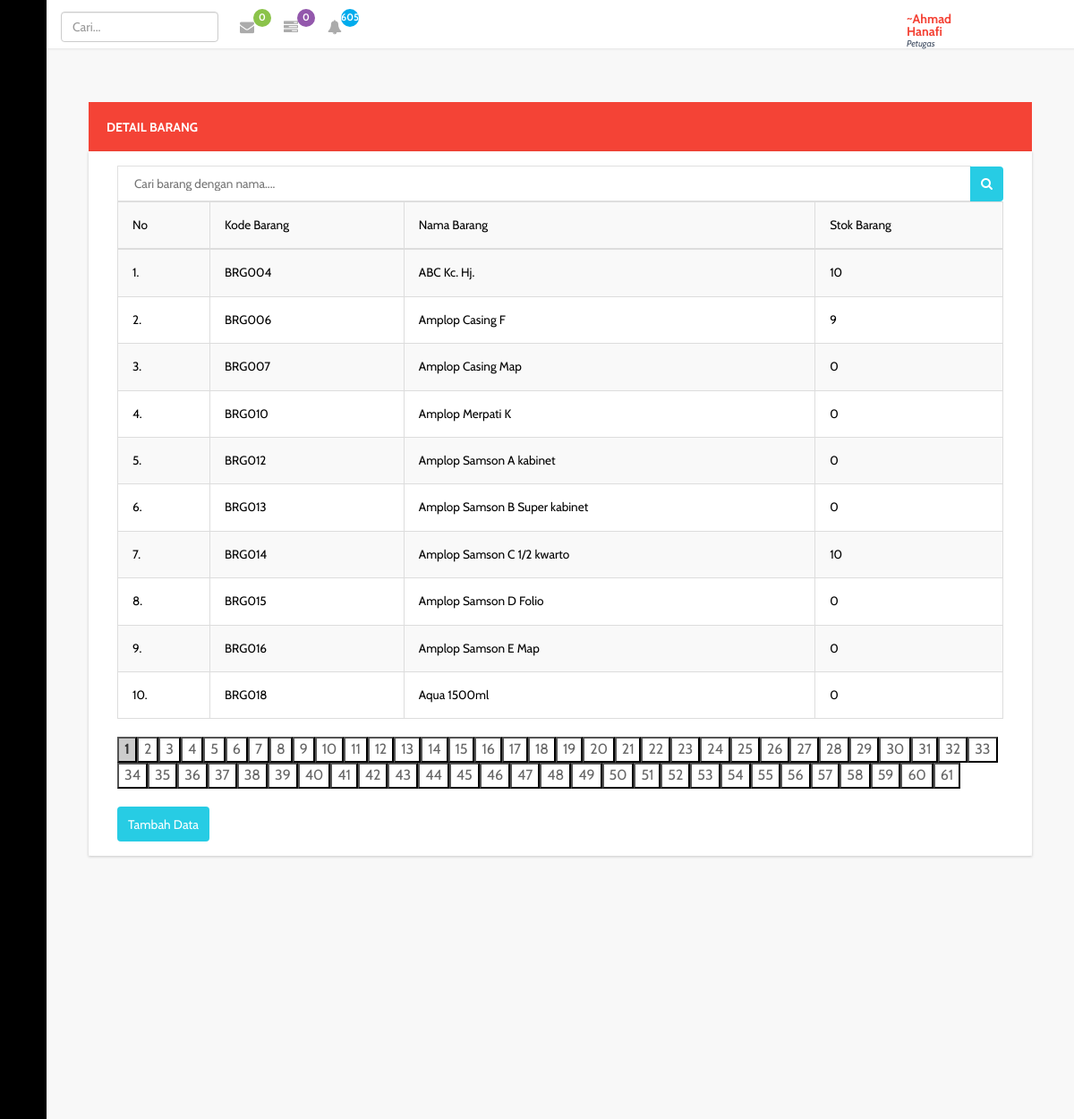
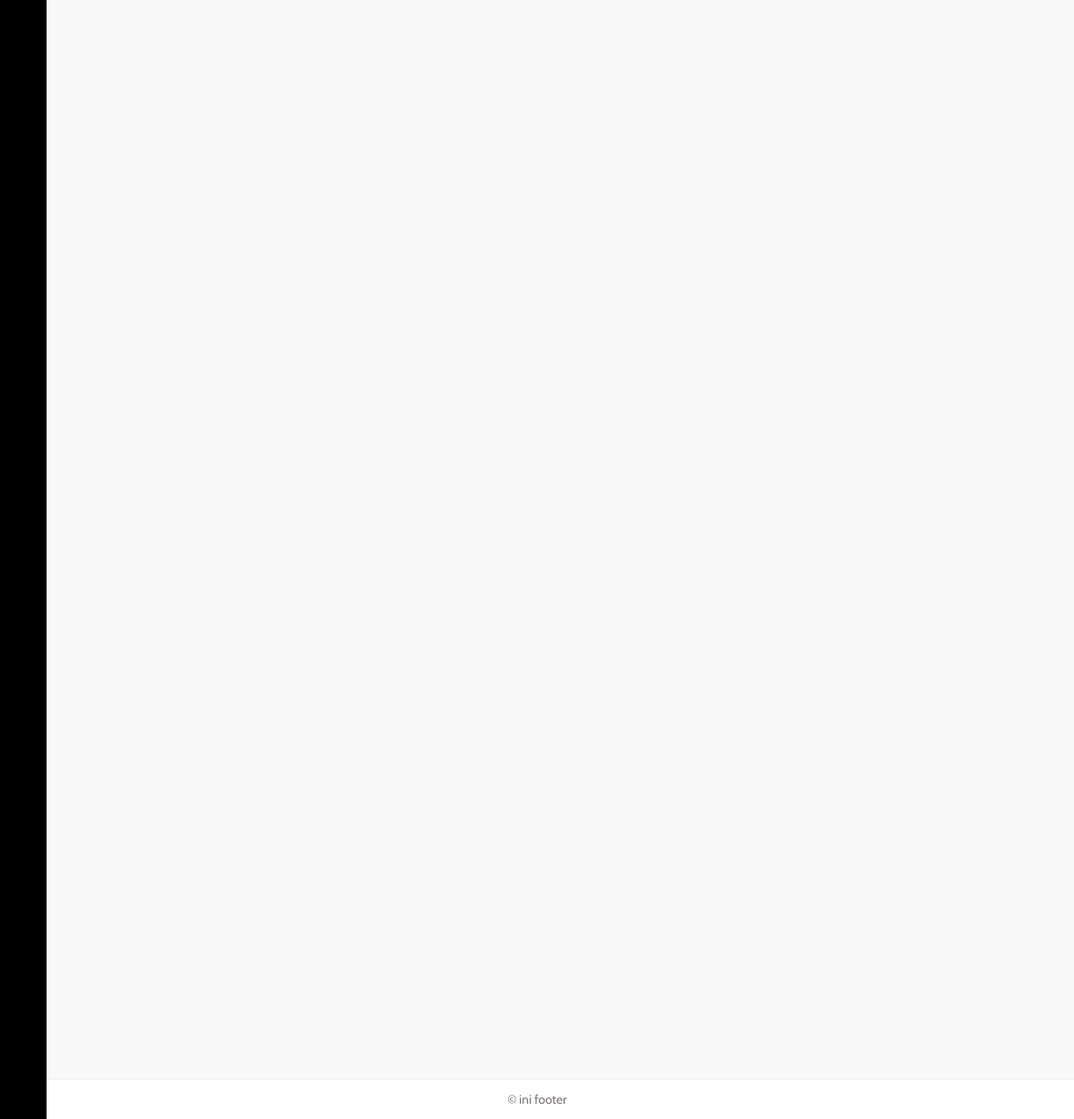
Screenshot of /officer/index.php?page=udtbarangstk (signed in) with the database file from the repository (2 pictures, top to bottom).
### tables this page shows
CREATE TABLE `user` (
  `id_ptgs` varchar(20) NOT NULL,
  `nm_ptgs` varchar(20) NOT NULL,
  `jk` char(1) NOT NULL,
  `passwd` varchar(255) NOT NULL,
  `almt` varchar(255) NOT NULL,
  `no_tlp` varchar(13) NOT NULL,
  `lvl` int(11) NOT NULL
);

CREATE TABLE `tb_brg` (
  `kd_brg` varchar(30) NOT NULL,
  `nm_brg` varchar(30) NOT NULL,
  `hrg_bli` int(11) NOT NULL,
  `hrg_jwl` int(11) NOT NULL,
  `stk` int(11) NOT NULL,
  `expr` date NOT NULL,
  `status` int(11) NOT NULL
);

### models/m_dttrans.php (called while the page is built, shortened)
<?php
class TransMasuk {
	private $mysqli;
	function __construct($conn) {
		$this->mysqli = $conn;
	}
	public function tampilnot () {
		$db = $this->mysqli->conn;
		$sql = "SELECT transbrg_msk.transbrg_msk, transbrg_msk.hrg, transbrg_msk.jmlh, transbrg_msk.jmlhesc,  transbrg_msk.satuan, transbrg_msk.expr, tb_brg.kd_brg, tb_brg.nm_brg, trans_msk.nm_supp, trans_msk.almtsupp, trans_msk.tlpsup, datediff(current_date(), transbrg_msk.expr) as selisih FROM transbrg_msk INNER JOIN trans_msk on transbrg_msk.transmsk=trans_msk.transmsk JOIN tb_brg ON transbrg_msk.kd_brg=tb_brg.kd_brg WHERE datediff(current_date(), transbrg_msk.expr) >= -7 and datediff(current_date(), transbrg_msk.expr) <=7 and transbrg_msk.jmlhesc > 0";
		$query = $db->query($sql) or die ($db->error);
		return $query;
	}
}
?>

### models/m_trans.php (called while the page is built, shortened)
<?php
class Trans {
	private $mysqli;
	function __construct($conn) {
		$this->mysqli = $conn;
	}
	public function tampilnot ($id = null) {
		$db = $this->mysqli->conn;
		$sql = "SELECT `transmsk`,`nm_supp`,`almtsupp`,`tlpsup`,`tottrans`,`byr`,`tempo`,`tgltrans`, datediff(current_date(), tempo) as selisih FROM `trans_msk` WHERE byr='Piutang' AND tempo >= current_date()";
		$query = $db->query($sql) or die ($db->error);
		return $query;
	}
}
?>

### models/m_barang.php (called while the page is built, shortened)
<?php
class Barang {
	private $mysqli;
	function __construct($conn) {
		$this->mysqli = $conn;
	}
	public function tampilnotv2 ($istk) {
		$db = $this->mysqli->conn;
		$sql = "SELECT * FROM tb_brg";
		if ($istk != null) {
		$sql .= " WHERE stk <= $istk";
		}
		$query = $db->query($sql) or die ($db->error);
		return $query;
	}
	public function tampilnotv2limit ($istk,$posisi,$batas) {
		$db = $this->mysqli->conn;
		$sql = "SELECT * FROM tb_brg";
		if ($istk != null) {
		$sql .= " WHERE stk <= $istk LIMIT $posisi, $batas";
		}
		$query = $db->query($sql) or die ($db->error);
		return $query;
	}
}
?>

### views/udtbarangstk.php (the view, shortened to what this page needs)
<?php
$brg = new Barang($connection);
?>
<div class="graphs">
	<div class="col-lg-12">
		<div class="panel panel-warning" data-widget="{&quot;draggable&quot;: &quot;false&quot;}" data-widget-static="">
			<div class="panel-heading">
				<h2>Detail Barang</h2>
			</div>
			<div class="panel-body no-padding" style="display: block;">
				<form action="" method="POST">
								<div class="input-group input-group-ind">
									<input type="text" name="caribrg" class="form-control1 input-search" placeholder="Cari barang dengan nama....">
									<span class="input-group-btn">
										<button class="btn btn-success" name="btncari" type="submit"><i class="fa fa-search icon-ser"></i></button>
									</span>
								</div>
							</form>
				<div class="table-responsive">
					<table class="table table-bordered table-hover table-striped">
						<tr>
							<td>No</td>
							<td>Kode Barang</td>
							<td>Nama Barang</td>
							<td>Stok Barang</td>
						</tr>
						<tbody id="carit">
						<?php
						$batas=10;
						$istk=10;
						$hal=@$_GET['hal'];
						if(empty($hal)){
							$posisi = 0;
							$hal = 1;
						} else {
							$posisi = ($hal - 1)* $batas;
						}
						$no = $posisi +1;
						if(isset($_POST['btncari'])){
							$cari = $_POST['caribrg'];
							$tampil = $brg->tampilnotv2limitcari($istk,$cari);
						}else{
						$tampil = $brg->tampilnotv2limit($istk,$posisi,$batas);
					    }
						while($data = $tampil->fetch_object()){
							?>
							<tr>
								<td><?php echo $no++."."; ?></td>
								<td><?php echo $data->kd_brg; ?></td>
								<td><?php echo $data->nm_brg; ?></td>
								<td><?php echo $data->stk; ?></td>
							</tr>
							<?php
						}
						?>
						</tbody>
					</table>
				</div>
				<div class="pagination">
					<?php
					$baris=$brg->tampilnotv2($istk);
					$jml=mysqli_num_rows($baris);
					$jml_hal = ceil($jml/$batas);
					for ($i=1; $i<=$jml_hal ; $i++){
						if($i != $hal){
							echo "<a href='?page=dtbarangstk&hal=$i'><button style='background-color:#fff; border:1px solid:#666; color:#666'>$i</button></a>";
						}else{
							echo "<button style='background-color:#ccc; border:1px solid:#000;'><b>$i</b></button></a>";
						}
					} ?>
				</div>
				<button type="button" class="btn btn-success" data-toggle="modal" data-target="#tambah">Tambah Data</button>
			</div>
		</div>
	</div>
</div>

### officer/index.php (shortened to what this page needs)
<?php
require_once('../config/_koneksi.php');
include "../models/m_barang.php";
include "../models/m_dttrans.php";
include "../models/m_trans.php";
$connection = new Database ($host, $user, $pass, $database);
$brgs = new Barang($connection);
$Transins = new TransMasuk($connection);
$Mskcek = new Trans($connection);
?>
<!DOCTYPE HTML>
<html>
<head>
	<link href="../assets/css/bootstrap.min.css" rel='stylesheet' type='text/css' />
	<link href="../assets/css/style.css" rel='stylesheet' type='text/css' />
	<link href="../assets/css/font-awesome.css" rel="stylesheet">
	<link rel="stylesheet" href="../assets/css/icon-font.min.css" type='text/css' />
	<link href="../assets/css/animate.css" rel="stylesheet" type="text/css" media="all">
</head>
<body class="sticky-header left-side-collapsed" onload="initMap()">
	<section>
		<div class="left-side sticky-left-side">
			<div class="logo-icon text-center">
				<a href="?page=dashboard"><i class="lnr lnr-home"></i> </a>
			</div>
			<div class="left-side-inner">
				<ul class="nav nav-pills nav-stacked custom-nav">
					<li class="menu-list">
						<a href="#"><i class="lnr lnr-cart"></i>
							<span>Pemasukan</span></a>
						</li>
						<li class="menu-list">
							<a href="#"><i class="lnr lnr-upload"></i>
								<span>Pengeluaran</span></a>
							</li>
							<li class="menu-list"><a href="#"><i class="lnr lnr-book"></i> <span>Barang</span></a>
							</li>
						</ul>
					</div>
				</div>
				<div class="main-content main-content2 main-content2copy">
					<div class="header-section">
						<div class="menu-right">
							<div class="user-panel-top">
								<div class="profile_details_left">
									<ul class="nofitications-dropdown">
										<li class="login_box" id="loginContainer">
														<input class="form-control" placeholder="Cari..." type="text" id="cari">
										</li>
										<li class="dropdown">
											<a href="#" class="dropdown-toggle" data-toggle="dropdown" aria-expanded="false">
												<?php
												$pesans = $Transins->tampilnot();
												$cekin = mysqli_num_rows($pesans);
												?>
												<i class="fa fa-envelope"></i><span class="badge"><?php echo $cekin; ?></span></a>
											</li>
											<li class="dropdown">
												<a href="#" class="dropdown-toggle" data-toggle="dropdown" aria-expanded="false">
													<?php
													$tampilutng = $Mskcek->tampilnot();
													$cekutng = mysqli_num_rows($tampilutng);
													?>
													<i class="fa fa-tasks"></i><span class="badge blue1"><?php echo $cekutng; ?></span></a>
												</li>
												<li class="dropdown">
													<a href="#" class="dropdown-toggle" data-toggle="dropdown" aria-expanded="false">
														<?php
														$istk=10;
														$tampils = $brgs->tampilnotv2($istk);
														$cekbrgs = mysqli_num_rows($tampils);
														?>
														<i class="fa fa-bell"></i><span class="badge blue"><?php echo $cekbrgs; ?></span></a>
													</li>
												</ul>
											</div>
											<div class="profile_details">
												<ul>
													<li class="dropdown profile_details_drop">
														<a href="#" class="dropdown-toggle" data-toggle="dropdown" aria-expanded="false">
															<div class="profile_img">
																<span style="background:url(../assets/images/149071v2j.png) no-repeat center"> </span>
																<div class="user-name">
																	<?php
																	$u=$_SESSION['username'];
																	$db=mysqli_connect($host,$user,$pass,$database);
																	$sql = "SELECT * FROM user WHERE id_ptgs='$u'";
																	$result=mysqli_query($db,$sql);
																	$row = mysqli_fetch_array($result,MYSQLI_ASSOC);
																	?>
																	<p><?php echo "~".$row['nm_ptgs']?><span>Petugas</span></p>
																</div>
																<i class="lnr lnr-chevron-down"></i>
																<div class="clearfix"></div>
															</div>
														</a>
													</li>
													<div class="clearfix"> </div>
												</ul>
											</div>
					<div class="clearfix"></div>
				</div>
			</div>
		</div>
		<div id="page-wrapper" style="height: 2450px">
			<?php
			if(@$_GET['page']=='dashboard' || @$_GET['page']==''){
				include "../views/dashboard.php";
			}else if(@$_GET['page']=='udtbarang'){
				include "../views/udtbarang.php";
			}else if(@$_GET['page']=='ubarang'){
				include "../views/ubarang.php";
			}else if(@$_GET['page']=='uprofile'){
				include "../views/uprofile.php";
			}else if(@$_GET['page']=='utrbrgmsk'){
				include "../views/utrbrgmsk.php";
			}else if(@$_GET['page']=='udttransmsk'){
				include "../views/udttransmsk.php";
			}else if(@$_GET['page']=='dttransklr'){
				include "../views/dttransklr.php";
			}else if(@$_GET['page']=='udtilpnglran'){
				include "../views/udtilpnglran.php";
			}else if(@$_GET['page']=='dtbrgexpr'){
				include "../views/dtbrgexpr.php";
			}else if(@$_GET['page']=='transklran'){
				include "../views/transklran.php";
			}else if(@$_GET['page']=='transmskan'){
				include "../views/transmskan.php";
			}else if(@$_GET['page']=='udtputng'){
				include "../views/udtputng.php";
			}else if(@$_GET['page']=='dtmngusr'){
				include "../views/dtmngusr.php";
			}else if(@$_GET['page']=='udtbarangstk'){
				include "../views/udtbarangstk.php";
			}
			?>
		</div>
	</div>
	<footer>
		<p>&copy ini footer</p>
	</footer>
</section>
</body>
</html>

### rows the page displays
user: nm_ptgs "Ahmad Hanafi"
tb_brg: kd_brg "BRG004", nm_brg "ABC Kc. Hj.", stk "10"
tb_brg: kd_brg "BRG006", nm_brg "Amplop Casing F", stk "9"
tb_brg: kd_brg "BRG007", nm_brg "Amplop Casing Map", stk "0"
tb_brg: kd_brg "BRG010", nm_brg "Amplop Merpati K", stk "0"
tb_brg: kd_brg "BRG012", nm_brg "Amplop Samson A kabinet", stk "0"
tb_brg: kd_brg "BRG013", nm_brg "Amplop Samson B Super kabinet", stk "0"
tb_brg: kd_brg "BRG014", nm_brg "Amplop Samson C 1/2 kwarto", stk "10"
tb_brg: kd_brg "BRG015", nm_brg "Amplop Samson D Folio", stk "0"
tb_brg: kd_brg "BRG016", nm_brg "Amplop Samson E Map", stk "0"
tb_brg: kd_brg "BRG018", nm_brg "Aqua 1500ml", stk "0"

### other values shown
$cekin "0"
$cekutng "0"
$cekbrgs "605"
